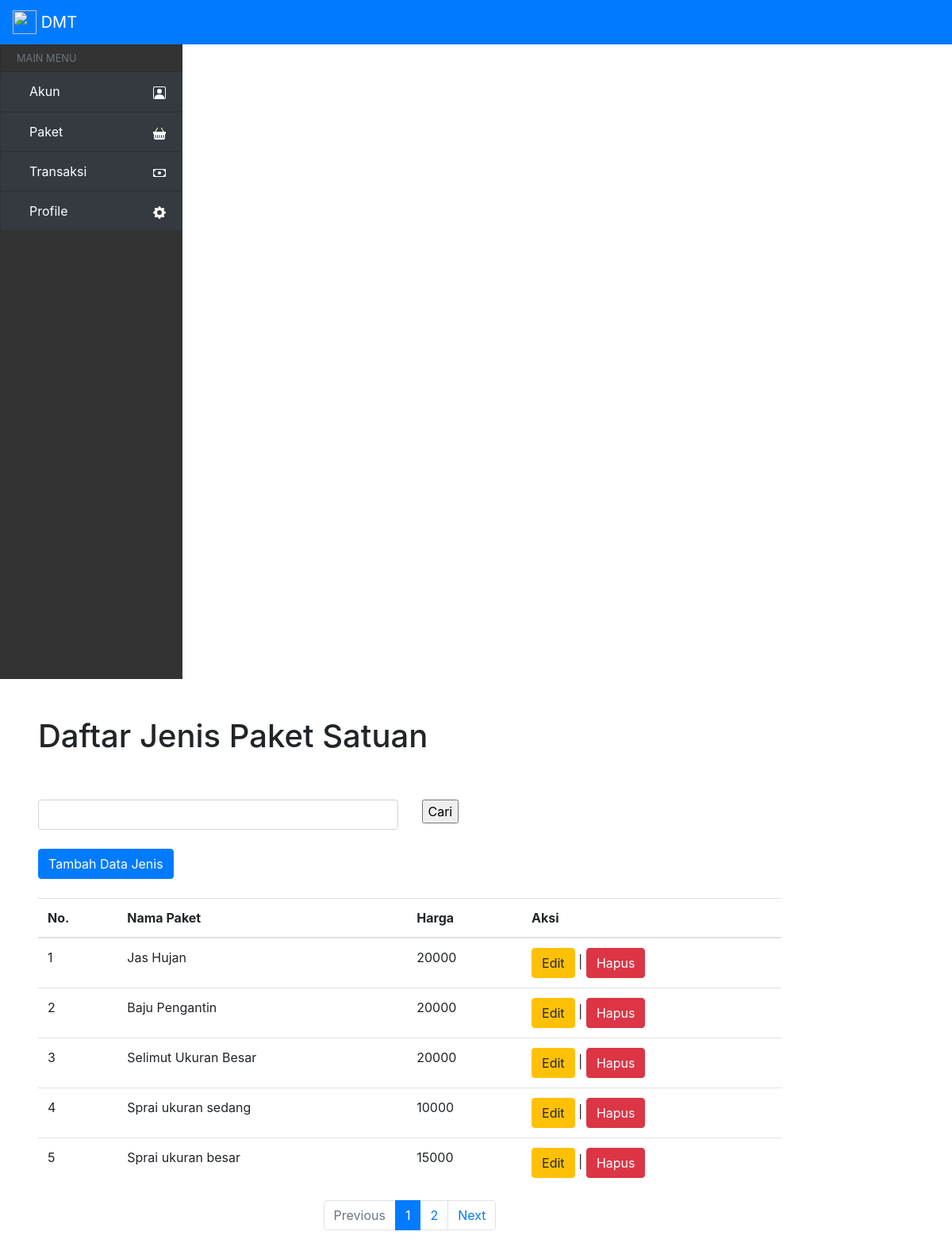
The app's page /admin/paket/v_jenis_pcs.php with its own data.
### tables this page shows
CREATE TABLE `paket` (
  `kode_jenis` int(11) NOT NULL,
  `nama_jenis` varchar(25) NOT NULL,
  `satuan` varchar(20) NOT NULL,
  `harga_jenis` int(20) NOT NULL
);

### admin/paket/v_jenis_pcs.php (the view, shortened to what this page needs)
<?php session_start();
	  include('../../config/koneksi.php');?>
	  <?php include('../../layout/kepala.php');
?>
<div class="pl-5 col-10">
	<div class="enter-admin">
		<h1 class="pt-5 pb-5">Daftar Jenis Paket Satuan</h1>
			<form action="POST" action="v_jenis.php">
				<div class="row">
					<div class="col">
						<input class="form-control" type="text" name="kata">
					</div>
					<div class="col">
						<input type="submit" clas name="cari" value="Cari">
					</div>
				</div>
			</form>
			<br>
			<button type="button" class="btn btn-primary" data-toggle="modal" data-target="#exampleModal">
				Tambah Data Jenis
			</button>
			<br><br>
		<table class="table">
			<thead>
				<tr>
					<th scope="col">No.</th>
					<th scope="col">Nama Paket</th>
					<th scope="col">Harga</th>
					<th scope="col">Aksi</th>
				</tr>
			</thead>
			<tbody>
<?php
	$sql1 = "SELECT * FROM paket WHERE satuan = 'pcs'";
	$hasil = mysqli_query($koneksi,$sql1);
	$jumlahDataPerHalaman = 5;
	$jumlahData = mysqli_num_rows($hasil);
	$jumlahHalaman = ceil($jumlahData/$jumlahDataPerHalaman);
	$halamanAktif = ( isset($_GET['page']) ) ? $_GET['page'] : 1;
	$awalData = ($jumlahDataPerHalaman * $halamanAktif) - $jumlahDataPerHalaman;
if (isset($_POST['cari']))
{
	$kata=$_POST['kata'];
    $sql="SELECT kode_jenis,nama_jenis,harga_jenis FROM paket WHERE satuan = 'pcs' AND nama like '%$kata%'OR harga  LIMIT $awalData,$jumlahDataPerHalaman";
    echo $koneksi->error;
}
else
	$sql="SELECT kode_jenis,nama_jenis,harga_jenis,satuan FROM paket WHERE satuan = 'pcs' order by kode_jenis DESC LIMIT $awalData,$jumlahDataPerHalaman";
$query=mysqli_query($koneksi,$sql);
$no=1;
while($baris=mysqli_fetch_array($query))
{
	echo "<tr>";
	echo "<td>".$no."</td>";
	echo "<td>".$baris[1]."</td>";
	echo "<td>".$baris[2]."</td>";
	?>
	<td><a class='btn btn-warning' id="tombolUbah" type="button" data-target="#exampleModal1" data-toggle="modal" data-kode="<?=$baris[0]?>"
																								  data-nama="<?=$baris[1]?>"
																								  data-harga="<?=$baris[2]?>"
		>Edit</a> |
		<a class='btn btn-danger tombol-hapus' href='delete_jenis.php?id=<?=$baris[0]?>'>Hapus</a>
	</td>
		<?php
	$no++;
}
?>
</tbody>
</table>
<nav aria-label="Page navigation example">
  <ul class="pagination justify-content-center">
		<?php  if($halamanAktif > 1) : ?>
			<li class="page-item ">
	  		<a class="page-link" href="?page=<?=$halamanAktif - 1 ?>" tabindex="-1" aria-disabled="true">Previous</a>
		  <?php else : ?>
			<li class="page-item disabled ">
			<a class="page-link" href="" tabindex="-1" aria-disabled="true">Previous</a>
		<?php endif;?>
	</li>
	<?php for ($i=1; $i <= $jumlahHalaman ; $i++) : ?>
		<?php if($i == $halamanAktif) : ?>
			<li class="page-item active" aria-current="page">
      			<a class="page-link" href="?page=<?=$i?>"><?= $i ?> <span class="sr-only">(current)</span></a>
    		</li>
		<?php else : ?>
			<li class="page-item"><a class="page-link" href="?page=<?=$i?>"><?= $i;?></a></li>
		<?php endif;?>
	<?php endfor;?>
	<?php  if($halamanAktif < $jumlahHalaman ) : ?>
    <li class="page-item">
      <a class="page-link" href="?page=<?=$halamanAktif + 1 ?>">Next</a>
	</li>
	<?php else : ?>
    		<li class="page-item disabled">
      			<a class="page-link" href="#">Next</a>
			</li>
	<?php endif; ?>
  </ul>
</nav>
</div>
</div>
<?php include_once('../../layout/kaki.php') ?>

### records on screen
paket: nama_jenis "Jas Hujan", harga_jenis "20000"
paket: nama_jenis "Baju Pengantin", harga_jenis "20000"
paket: nama_jenis "Selimut Ukuran Besar", harga_jenis "20000"
paket: nama_jenis "Sprai ukuran sedang", harga_jenis "10000"
paket: nama_jenis "Sprai ukuran besar", harga_jenis "15000"
